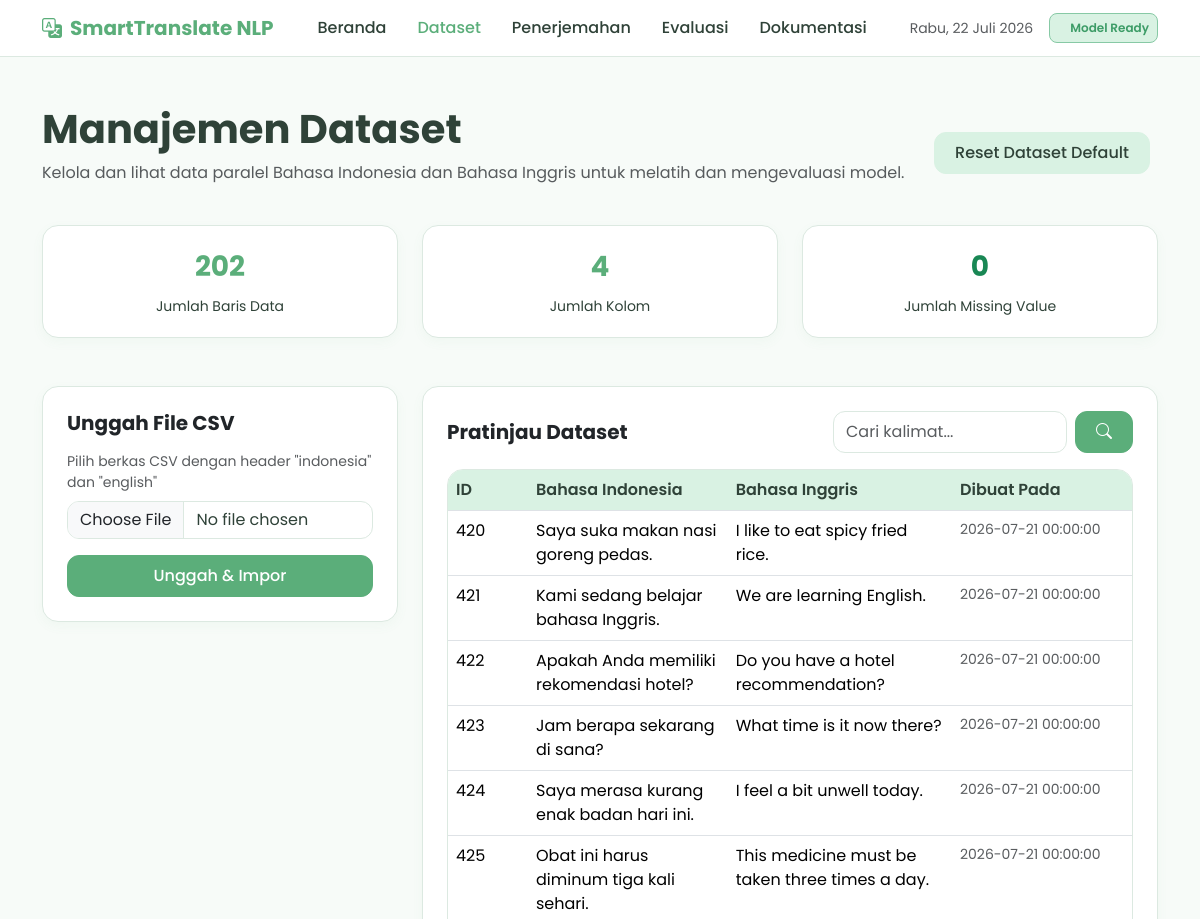
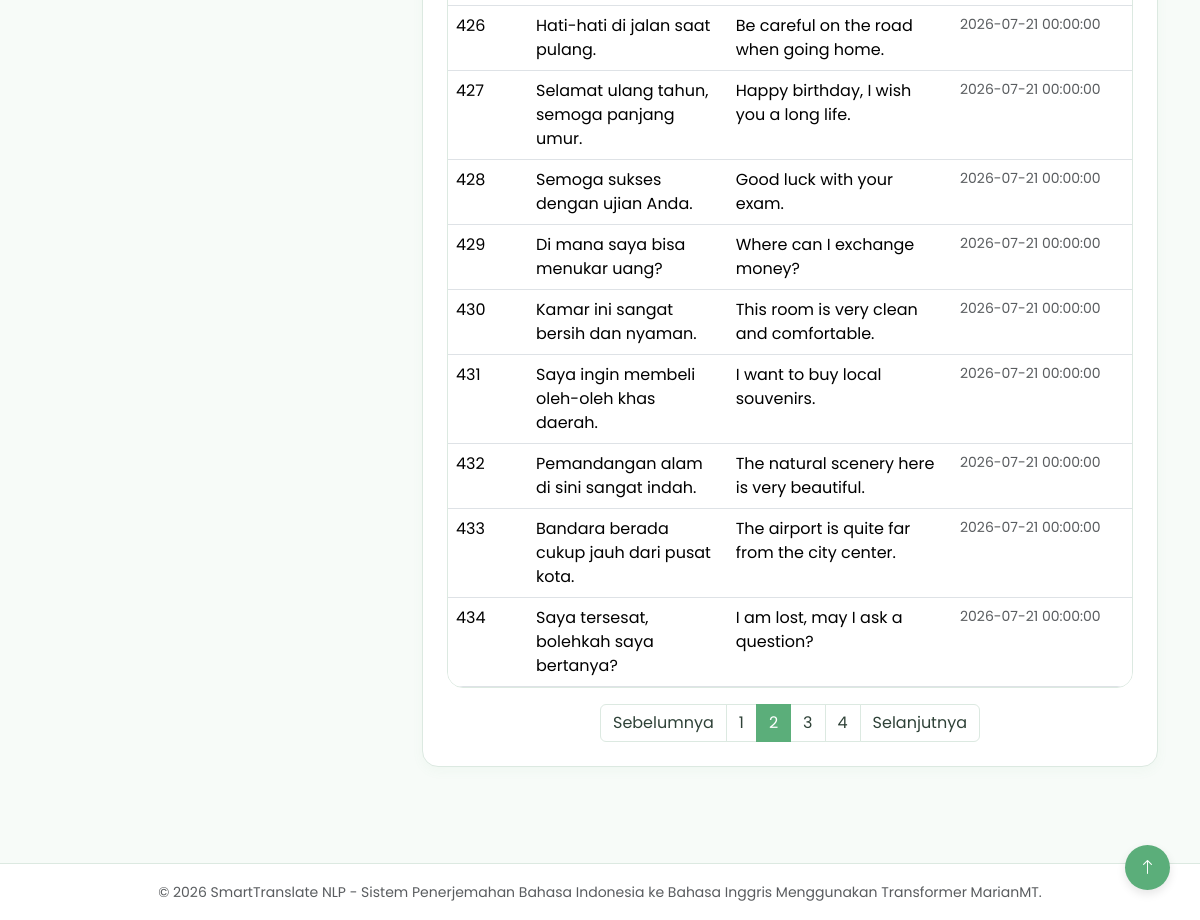
The page /dataset?page=2&search= on the database its author committed (2 pictures, top to bottom).
### tables this page shows
CREATE TABLE dataset (
            id INTEGER PRIMARY KEY AUTOINCREMENT,
            indonesia TEXT,
            english TEXT,
            created_at TIMESTAMP DEFAULT CURRENT_TIMESTAMP
        );

### app.py (the view)
@app.route("/dataset")
def dataset():
    page = request.args.get("page", 1, type=int)
    search_query = request.args.get("search", "", type=str)
    per_page = 15
    items, total_count = get_dataset_from_db(page, per_page, search_query)
    stats = get_dataset_stats()
    total_pages = (total_count + per_page - 1) // per_page
    return render_template(
        "dataset.html",
        active_page="dataset",
        today_date=get_formatted_date(),
        items=items,
        page=page,
        total_pages=total_pages,
        search_query=search_query,
        stats=stats
    )

### src/database.py (called while the page is built)
def get_db_connection():
    conn = sqlite3.connect(Config.DATABASE_PATH)
    conn.row_factory = sqlite3.Row
    return conn

### src/dataset.py (called while the page is built)
def get_dataset_stats():
    conn = get_db_connection()
    cursor = conn.cursor()
    cursor.execute("SELECT COUNT(*) FROM dataset")
    total_rows = cursor.fetchone()[0]
    cursor.execute("SELECT COUNT(*) FROM dataset WHERE indonesia IS NULL OR indonesia = '' OR english IS NULL OR english = ''")
    missing_values = cursor.fetchone()[0]
    conn.close()
    return {
        "total_rows": total_rows,
        "total_cols": 4,
        "missing_values": missing_values
    }

### src/utils.py (called while the page is built)
def get_formatted_date() -> str:
    days = ["Senin", "Selasa", "Rabu", "Kamis", "Jumat", "Sabtu", "Minggu"]
    months = [
        "Januari", "Februari", "Maret", "April", "Mei", "Juni",
        "Juli", "Agustus", "September", "Oktober", "November", "Desember"
    ]
    now = datetime.datetime.now()
    day_name = days[now.weekday()]
    month_name = months[now.month - 1]
    return f"{day_name}, {now.day} {month_name} {now.year}"

### templates/dataset.html (shortened to what this page needs)
{% extends "base.html" %}
{% block content %}
<div class="d-flex justify-content-between align-items-center mb-4">
    <div>
        <h1 class="fw-bold">Manajemen Dataset</h1>
        <p class="text-muted">Kelola dan lihat data paralel Bahasa Indonesia dan Bahasa Inggris untuk melatih dan mengevaluasi model.</p>
    </div>
    <div>
        <a href="{{ url_for('import_default_dataset') }}" class="btn btn-secondary me-2">Reset Dataset Default</a>
    </div>
</div>
<div class="row g-4 mb-4">
    <div class="col-md-4">
        <div class="card stat-card">
            <div class="stat-val">{{ stats.total_rows }}</div>
            <div class="stat-lbl mt-2">Jumlah Baris Data</div>
        </div>
    </div>
    <div class="col-md-4">
        <div class="card stat-card">
            <div class="stat-val">{{ stats.total_cols }}</div>
            <div class="stat-lbl mt-2">Jumlah Kolom</div>
        </div>
    </div>
    <div class="col-md-4">
        <div class="card stat-card">
            <div class="stat-val {% if stats.missing_values > 0 %}text-danger{% else %}text-success{% endif %}">
                {{ stats.missing_values }}
            </div>
            <div class="stat-lbl mt-2">Jumlah Missing Value</div>
        </div>
    </div>
</div>
<div class="row g-4 mb-4">
    <div class="col-lg-4">
        <div class="card">
            <h5 class="fw-bold mb-3">Unggah File CSV</h5>
            <form action="{{ url_for('upload_dataset') }}" method="POST" enctype="multipart/form-data">
                <div class="mb-3">
                    <label for="csvFile" class="form-label text-muted small">Pilih berkas CSV dengan header "indonesia" dan "english"</label>
                    <input class="form-control" type="file" id="csvFile" name="file" accept=".csv" required>
                </div>
                <button type="submit" class="btn btn-primary w-100">Unggah & Impor</button>
            </form>
        </div>
    </div>
    <div class="col-lg-8">
        <div class="card">
            <div class="d-flex justify-content-between align-items-center mb-3">
                <h5 class="fw-bold m-0">Pratinjau Dataset</h5>
                <form action="{{ url_for('dataset') }}" method="GET" class="d-flex gap-2" style="width: 300px;">
                    <input type="text" name="search" class="form-control" placeholder="Cari kalimat..." value="{{ search_query }}">
                    <button type="submit" class="btn btn-primary"><i class="bi bi-search"></i></button>
                </form>
            </div>
            <div class="table-responsive table-custom mb-3">
                <table class="table table-hover m-0">
                    <thead>
                        <tr>
                            <th style="width: 80px;">ID</th>
                            <th>Bahasa Indonesia</th>
                            <th>Bahasa Inggris</th>
                            <th style="width: 180px;">Dibuat Pada</th>
                        </tr>
                    </thead>
                    <tbody>
                        {% if items %}
                            {% for item in items %}
                            <tr>
                                <td>{{ item.id }}</td>
                                <td>{{ item.indonesia }}</td>
                                <td>{{ item.english }}</td>
                                <td class="text-muted small">{{ item.created_at }}</td>
                            </tr>
                            {% endfor %}
                        {% else %}
                            <tr>
                                <td colspan="4" class="text-center text-muted">Tidak ada data untuk ditampilkan.</td>
                            </tr>
                        {% endif %}
                    </tbody>
                </table>
            </div>
            {% if total_pages > 1 %}
            <nav>
                <ul class="pagination justify-content-center m-0">
                    <li class="page-item {% if page == 1 %}disabled{% endif %}">
                        <a class="page-link" href="{{ url_for('dataset', page=page-1, search=search_query) }}">Sebelumnya</a>
                    </li>
                    {% for p in range(1, total_pages + 1) %}
                        {% if p == page or (p >= page - 2 and p <= page + 2) %}
                        <li class="page-item {% if p == page %}active{% endif %}">
                            <a class="page-link" href="{{ url_for('dataset', page=p, search=search_query) }}">{{ p }}</a>
                        </li>
                        {% endif %}
                    {% endfor %}
                    <li class="page-item {% if page == total_pages %}disabled{% endif %}">
                        <a class="page-link" href="{{ url_for('dataset', page=page+1, search=search_query) }}">Selanjutnya</a>
                    </li>
                </ul>
            </nav>
            {% endif %}
        </div>
    </div>
</div>
{% endblock %}

### static/css/style.css (style rules this page uses)
body { background-color: #F7FBF8; color: #2F4238; font-family: "Poppins", sans-serif; min-height: 100vh; display: flex; flex-direction: column; }
.btn-primary { background-color: #5BAE7A; border-color: #5BAE7A; color: #FFFFFF; border-radius: 12px; font-weight: 500; padding: 8px 20px; transition: background-color 0.2s, border-color 0.2s; }
.btn-secondary { background-color: #D9F2E3; border-color: #D9F2E3; color: #2F4238; border-radius: 12px; font-weight: 500; padding: 8px 20px; transition: background-color 0.2s, border-color 0.2s; }
.card { background-color: #FFFFFF; border: 1px solid #DCE9E1; border-radius: 16px; box-shadow: 0 4px 12px rgba(91, 174, 122, 0.05); padding: 24px; margin-bottom: 24px; }
.stat-card { text-align: center; border-radius: 16px; border: 1px solid #DCE9E1; background-color: #FFFFFF; padding: 20px; }
.stat-val { font-size: 28px; font-weight: 700; color: #5BAE7A; }
.stat-lbl { font-size: 14px; color: #2F4238; }
.form-control, .form-select { border-radius: 12px; border: 1px solid #DCE9E1; color: #2F4238; }
.table-custom { border-radius: 16px; overflow: hidden; border: 1px solid #DCE9E1; }
.table-custom th { background-color: #D9F2E3; color: #2F4238; font-weight: 600; }
.pagination .page-link { color: #2F4238; border-color: #DCE9E1; }
.pagination .page-item.active .page-link { background-color: #5BAE7A; border-color: #5BAE7A; color: #FFFFFF; }

### rows shown on the page
dataset: id "420", indonesia "Saya suka makan nasi goreng pedas.", english "I like to eat spicy fried rice.", created_at "2026-07-21 00:00:00"
dataset: id "421", indonesia "Kami sedang belajar bahasa Inggris.", english "We are learning English.", created_at "2026-07-21 00:00:00"
dataset: id "422", indonesia "Apakah Anda memiliki rekomendasi hotel?", english "Do you have a hotel recommendation?", created_at "2026-07-21 00:00:00"
dataset: id "423", indonesia "Jam berapa sekarang di sana?", english "What time is it now there?", created_at "2026-07-21 00:00:00"
dataset: id "424", indonesia "Saya merasa kurang enak badan hari ini.", english "I feel a bit unwell today.", created_at "2026-07-21 00:00:00"
dataset: id "425", indonesia "Obat ini harus diminum tiga kali sehari.", english "This medicine must be taken three times a day.", created_at "2026-07-21 00:00:00"
dataset: id "426", indonesia "Hati-hati di jalan saat pulang.", english "Be careful on the road when going home.", created_at "2026-07-21 00:00:00"
dataset: id "427", indonesia "Selamat ulang tahun, semoga panjang umur.", english "Happy birthday, I wish you a long life.", created_at "2026-07-21 00:00:00"
dataset: id "428", indonesia "Semoga sukses dengan ujian Anda.", english "Good luck with your exam.", created_at "2026-07-21 00:00:00"
dataset: id "429", indonesia "Di mana saya bisa menukar uang?", english "Where can I exchange money?", created_at "2026-07-21 00:00:00"
dataset: id "430", indonesia "Kamar ini sangat bersih dan nyaman.", english "This room is very clean and comfortable.", created_at "2026-07-21 00:00:00"
dataset: id "431", indonesia "Saya ingin membeli oleh-oleh khas daerah.", english "I want to buy local souvenirs.", created_at "2026-07-21 00:00:00"
dataset: id "432", indonesia "Pemandangan alam di sini sangat indah.", english "The natural scenery here is very beautiful.", created_at "2026-07-21 00:00:00"
dataset: id "433", indonesia "Bandara berada cukup jauh dari pusat kota.", english "The airport is quite far from the city center.", created_at "2026-07-21 00:00:00"
dataset: id "434", indonesia "Saya tersesat, bolehkah saya bertanya?", english "I am lost, may I ask a question?", created_at "2026-07-21 00:00:00"

### other values the page prints
{{ today_date }} "Rabu, 22 Juli 2026"
{{ stats.total_rows }} "202"
{{ stats.total_cols }} "4"
{{ stats.missing_values }} "0"
{{ p }} "1" "2" "3" "4"
